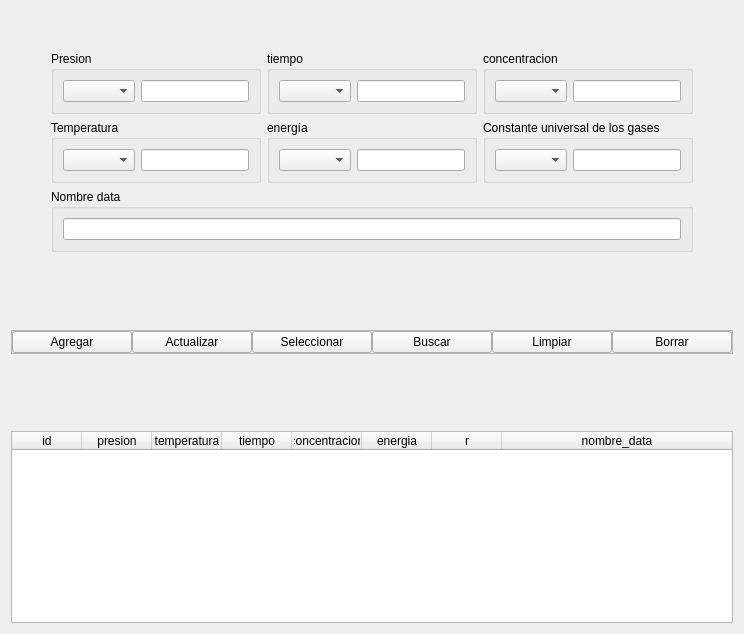
              <widget class="QWidget" name="u_tab">
               <attribute name="title">
                <string>Configuracion unidades</string>
               </attribute>
               <layout class="QVBoxLayout" name="verticalLayout_36">
                <item>
                 <spacer name="verticalSpacer_43">
                  <property name="orientation">
                   <enum>Qt::Vertical</enum>
                  </property>
                  <property name="sizeHint" stdset="0">
                   <size>
                    <width>20</width>
                    <height>40</height>
                   </size>
                  </property>
                 </spacer>
                </item>
                <item>
                 <layout class="QHBoxLayout" name="horizontalLayout_74">
                  <item>
                   <spacer name="horizontalSpacer_67">
                    <property name="orientation">
                     <enum>Qt::Horizontal</enum>
                    </property>
                    <property name="sizeHint" stdset="0">
                     <size>
                      <width>40</width>
                      <height>20</height>
                     </size>
                    </property>
                   </spacer>
                  </item>
                  <item>
                   <layout class="QVBoxLayout" name="verticalLayout_35">
                    <item>
                     <layout class="QHBoxLayout" name="horizontalLayout_72">
                      <item>
                       <widget class="QGroupBox" name="groupBox_8">
                        <property name="title">
                         <string>Presion</string>
                        </property>
                        <layout class="QHBoxLayout" name="horizontalLayout_66">
                         <item>
                          <widget class="QComboBox" name="presion_box"/>
                         </item>
                         <item>
                          <widget class="QLineEdit" name="presion_u_edit"/>
                         </item>
                        </layout>
                       </widget>
                      </item>
                      <item>
                       <widget class="QGroupBox" name="groupBox_9">
                        <property name="title">
                         <string>tiempo</string>
                        </property>
                        <layout class="QHBoxLayout" name="horizontalLayout_68">
                         <item>
                          <widget class="QComboBox" name="tiempo_box"/>
                         </item>
                         <item>
                          <widget class="QLineEdit" name="tiempo_u_edit">
                           <property name="text">
                            <string/>
                           </property>
                          </widget>
                         </item>
                        </layout>
                       </widget>
                      </item>
                      <item>
                       <widget class="QGroupBox" name="groupBox_7">
                        <property name="title">
                         <string>concentracion</string>
                        </property>
                        <layout class="QHBoxLayout" name="horizontalLayout_70">
                         <item>
                          <widget class="QComboBox" name="concentracion_box"/>
                         </item>
                         <item>
                          <widget class="QLineEdit" name="concentracion_u_edit">
                           <property name="text">
                            <string/>
                           </property>
                          </widget>
                         </item>
                        </layout>
                       </widget>
                      </item>
                     </layout>
                    </item>
                    <item>
                     <layout class="QHBoxLayout" name="horizontalLayout_73">
                      <item>
                       <widget class="QGroupBox" name="groupBox_6">
                        <property name="title">
                         <string>Temperatura</string>
                        </property>
                        <layout class="QHBoxLayout" name="horizontalLayout_67">
                         <item>
                          <widget class="QComboBox" name="temperatura_box"/>
                         </item>
                         <item>
                          <widget class="QLineEdit" name="temperatura_u_edit"/>
                         </item>
                        </layout>
                       </widget>
                      </item>
                      <item>
                       <widget class="QGroupBox" name="groupBox_10">
                        <property name="title">
                         <string>energía</string>
                        </property>
                        <layout class="QHBoxLayout" name="horizontalLayout_69">
                         <item>
                          <widget class="QComboBox" name="energia_box"/>
                         </item>
                         <item>
                          <widget class="QLineEdit" name="energia_u_edit">
                           <property name="text">
                            <string/>
                           </property>
                          </widget>
                         </item>
                        </layout>
                       </widget>
                      </item>
                      <item>
                       <widget class="QGroupBox" name="groupBox_11">
                        <property name="title">
                         <string>Constante universal de los gases</string>
                        </property>
                        <layout class="QHBoxLayout" name="horizontalLayout_71">
                         <item>
                          <widget class="QComboBox" name="r_box"/>
                         </item>
                         <item>
                          <widget class="QLineEdit" name="r_u_edit">
                           <property name="text">
                            <string/>
                           </property>
                          </widget>
                         </item>
                        </layout>
                       </widget>
                      </item>
                     </layout>
                    </item>
                    <item>
                     <widget class="QGroupBox" name="groupBox_14">
                      <property name="title">
                       <string>Nombre data</string>
                      </property>
                      <layout class="QVBoxLayout" name="verticalLayout_37">
                       <item>
                        <widget class="QLineEdit" name="nombre_data_u_edit">
                         <property name="text">
                          <string/>
                         </property>
                        </widget>
                       </item>
                      </layout>
                     </widget>
                    </item>
                    <item>
                     <layout class="QHBoxLayout" name="horizontalLayout_58">
                      <property name="spacing">
                       <number>0</number>
                      </property>
                     </layout>
                    </item>
                   </layout>
                  </item>
                  <item>
                   <spacer name="horizontalSpacer_68">
                    <property name="orientation">
                     <enum>Qt::Horizontal</enum>
                    </property>
                    <property name="sizeHint" stdset="0">
                     <size>
                      <width>40</width>
                      <height>20</height>
                     </size>
                    </property>
                   </spacer>
                  </item>
                 </layout>
                </item>
                <item>
                 <spacer name="verticalSpacer_42">
                  <property name="orientation">
                   <enum>Qt::Vertical</enum>
                  </property>
                  <property name="sizeHint" stdset="0">
                   <size>
                    <width>20</width>
                    <height>72</height>
                   </size>
                  </property>
                 </spacer>
                </item>
                <item>
                 <widget class="QFrame" name="funciones_frame_u">
                  <property name="frameShape">
                   <enum>QFrame::StyledPanel</enum>
                  </property>
                  <property name="frameShadow">
                   <enum>QFrame::Raised</enum>
                  </property>
                  <layout class="QHBoxLayout" name="horizontalLayout_59">
                   <property name="spacing">
                    <number>0</number>
                   </property>
                   <property name="leftMargin">
                    <number>0</number>
                   </property>
                   <property name="topMargin">
                    <number>0</number>
                   </property>
                   <property name="rightMargin">
                    <number>0</number>
                   </property>
                   <property name="bottomMargin">
                    <number>0</number>
                   </property>
                   <item>
                    <widget class="QPushButton" name="agregar_ru_btn">
                     <property name="text">
                      <string>Agregar</string>
                     </property>
                    </widget>
                   </item>
                   <item>
                    <widget class="QPushButton" name="actualizar_ru_btn">
                     <property name="text">
                      <string>Actualizar</string>
                     </property>
                    </widget>
                   </item>
                   <item>
                    <widget class="QPushButton" name="seleccionar_ru_btn">
                     <property name="text">
                      <string>Seleccionar</string>
                     </property>
                    </widget>
                   </item>
                   <item>
                    <widget class="QPushButton" name="buscar_ru_btn">
                     <property name="text">
                      <string>Buscar</string>
                     </property>
                    </widget>
                   </item>
                   <item>
                    <widget class="QPushButton" name="limpiar_ru_btn">
                     <property name="text">
                      <string>Limpiar</string>
                     </property>
                    </widget>
                   </item>
                   <item>
                    <widget class="QPushButton" name="borrar_ru_btn">
                     <property name="text">
                      <string>Borrar</string>
                     </property>
                    </widget>
                   </item>
                  </layout>
                 </widget>
                </item>
                <item>
                 <spacer name="verticalSpacer_41">
                  <property name="orientation">
                   <enum>Qt::Vertical</enum>
                  </property>
                  <property name="sizeHint" stdset="0">
                   <size>
                    <width>20</width>
                    <height>71</height>
                   </size>
                  </property>
                 </spacer>
                </item>
                <item>
                 <widget class="QTableWidget" name="registro_unidades_tabla">
                  <property name="focusPolicy">
                   <enum>Qt::NoFocus</enum>
                  </property>
                  <property name="showGrid">
                   <bool>false</bool>
                  </property>
                  <attribute name="horizontalHeaderMinimumSectionSize">
                   <number>50</number>
                  </attribute>
                  <attribute name="horizontalHeaderDefaultSectionSize">
                   <number>70</number>
                  </attribute>
                  <attribute name="horizontalHeaderStretchLastSection">
                   <bool>true</bool>
                  </attribute>
                  <attribute name="verticalHeaderVisible">
                   <bool>false</bool>
                  </attribute>
                  <column>
                   <property name="text">
                    <string>id</string>
                   </property>
                  </column>
                  <column>
                   <property name="text">
                    <string>presion</string>
                   </property>
                  </column>
                  <column>
                   <property name="text">
                    <string>temperatura</string>
                   </property>
                  </column>
                  <column>
                   <property name="text">
                    <string>tiempo</string>
                   </property>
                  </column>
                  <column>
                   <property name="text">
                    <string>concentracion</string>
                   </property>
                  </column>
                  <column>
                   <property name="text">
                    <string>energia</string>
                   </property>
                  </column>
                  <column>
                   <property name="text">
                    <string>r</string>
                   </property>
                  </column>
                  <column>
                   <property name="text">
                    <string>nombre_data</string>
                   </property>
                  </column>
                 </widget>
                </item>
               </layout>
              </widget>
